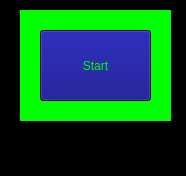
<?xml version="1.0" encoding="UTF-8"?>
<ui version="4.0">
 <class>MainWindow</class>
 <widget class="QMainWindow" name="MainWindow">
  <property name="geometry">
   <rect>
    <x>0</x>
    <y>0</y>
    <width>186</width>
    <height>176</height>
   </rect>
  </property>
  <property name="windowTitle">
   <string>MainWindow</string>
  </property>
  <property name="styleSheet">
   <string notr="true">background-color: rgb(0, 0, 0);</string>
  </property>
  <widget class="QWidget" name="centralwidget">
   <widget class="QWidget" name="widget" native="true">
    <property name="geometry">
     <rect>
      <x>20</x>
      <y>10</y>
      <width>151</width>
      <height>111</height>
     </rect>
    </property>
    <property name="styleSheet">
     <string notr="true">background-color: rgb(0, 255, 0);</string>
    </property>
    <widget class="QPushButton" name="pushButton">
     <property name="geometry">
      <rect>
       <x>20</x>
       <y>20</y>
       <width>111</width>
       <height>71</height>
      </rect>
     </property>
     <property name="styleSheet">
      <string notr="true">background-color: rgb(0, 0, 127);
color: rgb(0, 255, 0);</string>
     </property>
     <property name="text">
      <string>Start</string>
     </property>
     <property name="autoDefault">
      <bool>false</bool>
     </property>
     <property name="default">
      <bool>false</bool>
     </property>
    </widget>
   </widget>
  </widget>
  <widget class="QMenuBar" name="menubar">
   <property name="geometry">
    <rect>
     <x>0</x>
     <y>0</y>
     <width>186</width>
     <height>22</height>
    </rect>
   </property>
  </widget>
  <widget class="QStatusBar" name="statusbar"/>
 </widget>
 <resources/>
 <connections/>
</ui>
